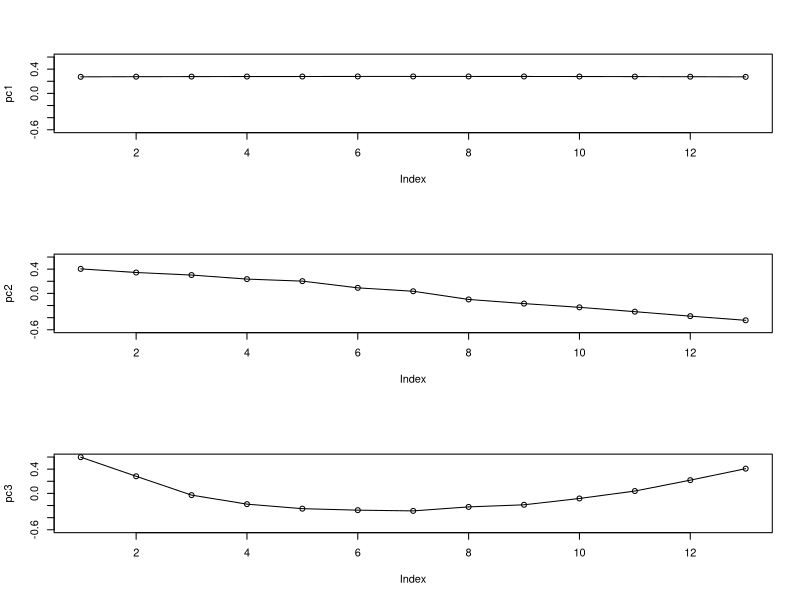
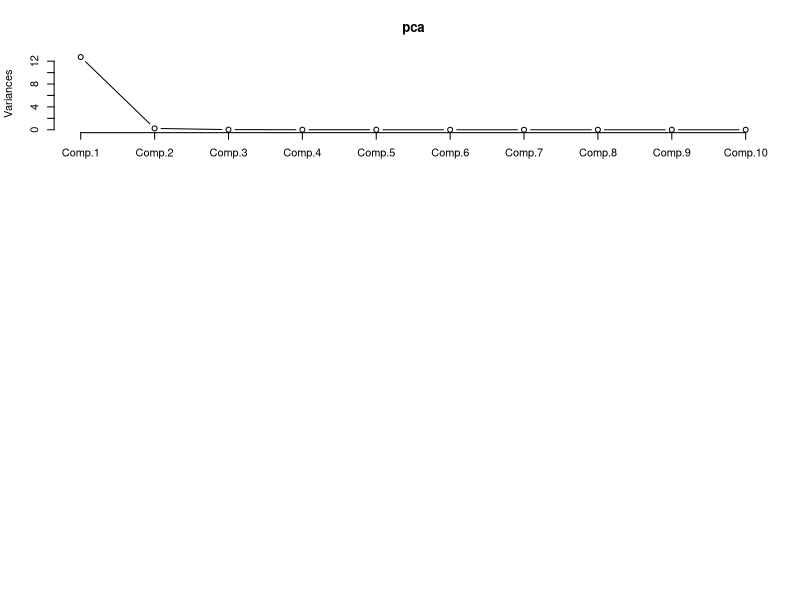

These charts were generated, in order, by the following R code:
## ---- chunk 1
knitr::opts_chunk$set(echo = TRUE, comment = "")
## ---- chunk 2
# Read in data (a CSV file) under Dataset
d <- read.csv("./../Dataset/us-rate.csv")
names(d)
label <- c("1m", "3m", "6m", "9m", "12m", "18", "2y", "3y", "4y", "5y", "7y", "10y", "15y")
names(d) <- label                # Apply labels
str(d)                           # Display the structure of an object

options(digits = 2)              # Display the number using 2 digits
cor(d)                           # Compute correlation matrix
## ---- chunk 3
options(digits = 4)              # Display the number using 4 digits
pca <- princomp(d, cor = T)      # Perform PCA using correlation matrix
pca$loadings[, 1:6]              # Display the loadings of the first six PC's

pc1 <- pca$loadings[, 1]         # Save the loading of 1st PC
pc2 <- pca$loadings[, 2]         # Save the loading of 2nd PC
pc3 <- pca$loadings[, 3]         # Save the loading of 3rd PC

par(mfrow = c(3, 1))             # Multiframe for plotting
plot(pc1, ylim = c(-0.6, 0.6), type = "o")
plot(pc2, ylim = c(-0.6, 0.6), type = "o") 
plot(pc3, ylim = c(-0.6, 0.6), type = "o")
## ---- chunk 4
pc1 <- pca$loadings[, 1]         # Save the loading of 1st PC
pc2 <- pca$loadings[, 2]         # Save the loading of 2nd PC
pc3 <- pca$loadings[, 3]         # Save the loading of 3rd PC
pc1 %*% pc1                      # Should be 1 (unit length)
pc2 %*% pc2                      # Should be 1 (unit length)
pc1 %*% pc2                      # Should be 0 (orthogonal)

(s <- pca$sdev)                  # Save the s.d. of all PC's to s
round(s^2, 4)                    # Display the variances of all PC's
(t <- sum(s^2))                  # Compute total variance (should equal 13)
round(s^2/t, 4)                  # Proportion of variance explained by each PC
cumsum(s^2/t)                    # Cumulative sum of proportion of variance
## ---- chunk 5
screeplot(pca, type = "lines")   # screeplot: plot variances against number of principal component
